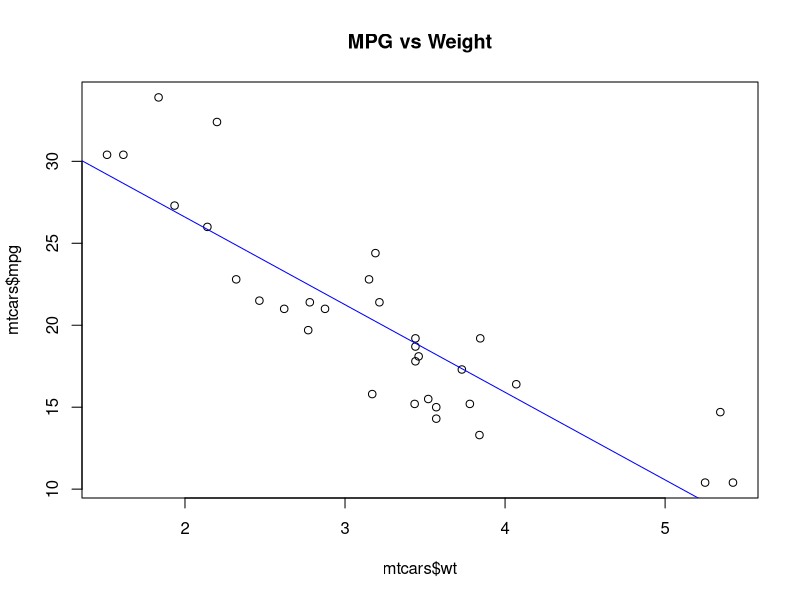

R code for this plot:
# Predict mpg based on wt
model <- lm(mpg ~ wt, data = mtcars)
summary(model)

# Plot with regression line
plot(mtcars$wt, mtcars$mpg, main = "MPG vs Weight")
abline(model, col = "blue")

# Get fitted values and residuals
head(fitted(model))
head(residuals(model))
